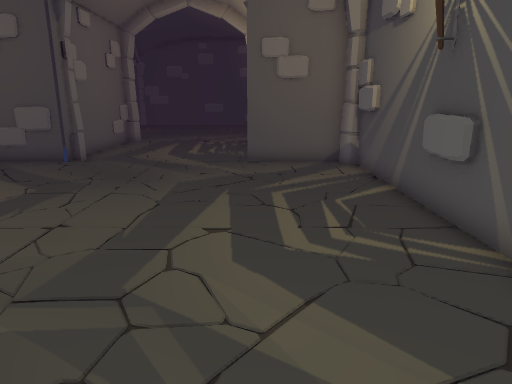
view 1 (above)

12 first-person views from a walk through a Unity game level. The camera is 1.2 m above the floor, tilts 14° down and sees 70° across. The floor is counted in squares, 0.5 m on a side. Each view is taken from the middle of a square. On the plan, view 1 faces up. The plan holds only what a view shows up to about 20 squares ahead; the rest is blank. The place goes on beyond the plan. The player is left out.

view 2
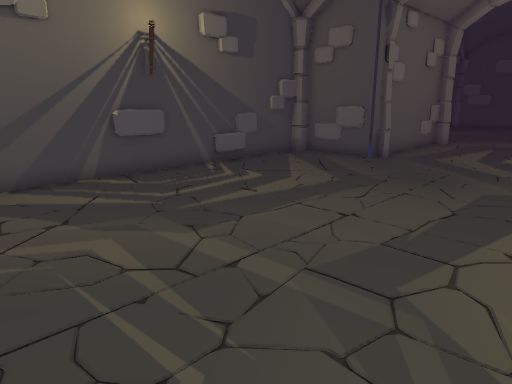

view 3
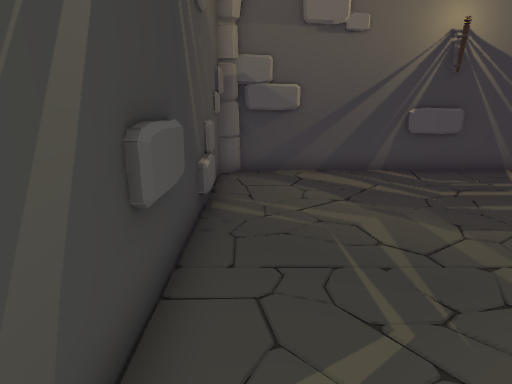

view 4
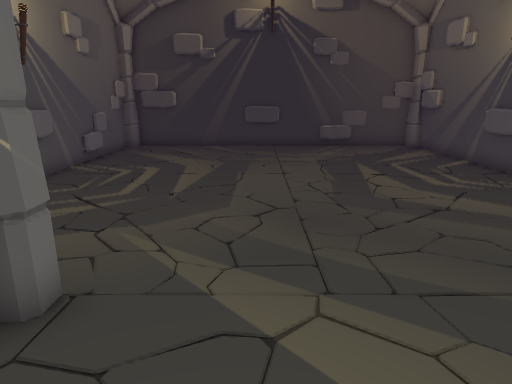

view 5
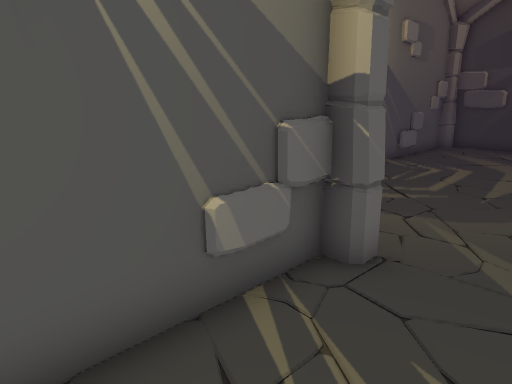

view 6
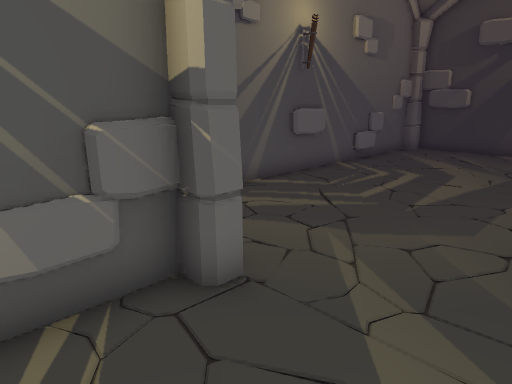

view 7
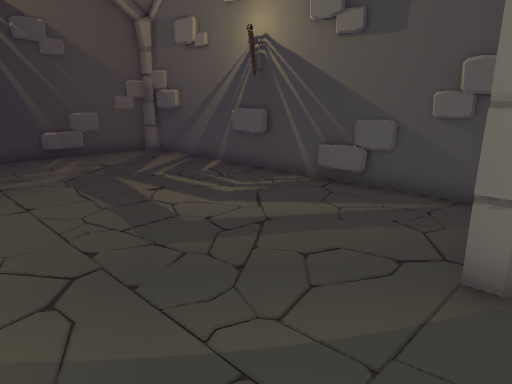

view 8
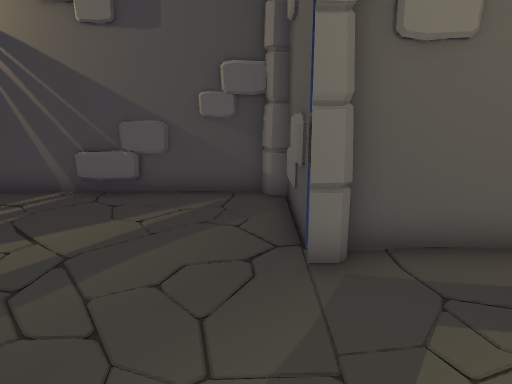

view 9
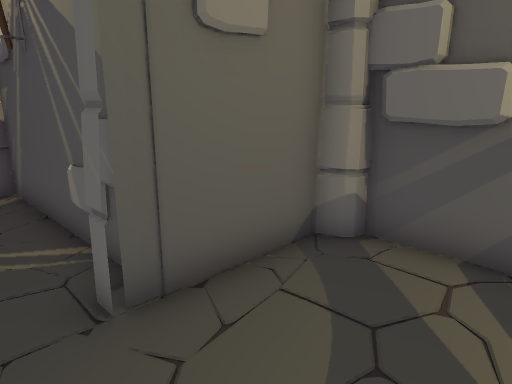

view 10
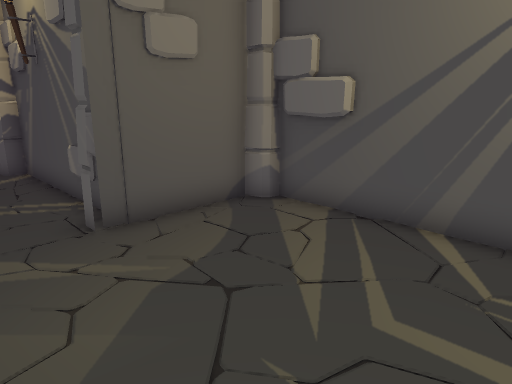

view 11
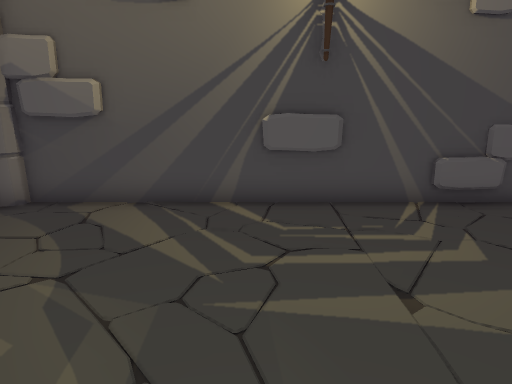

view 12
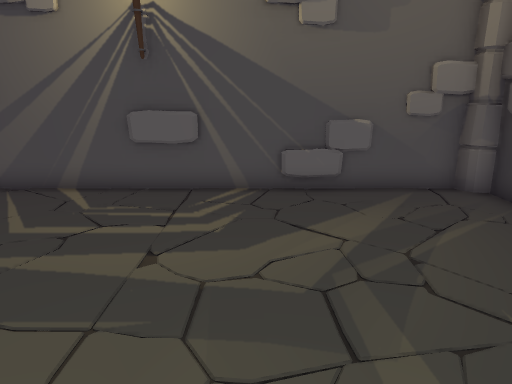

### Floor plan
Points are (right, up) in squares from view 1. A wall is a line through its corners. A room is listed if a view was taken in it or the views show most of it. See-through windows are left out.
Room 1 (views 1, 2, 3, 4, 5, 6, 7, 8, 9, 10, 11, 12)
walls: (-8.2, 14.8) (-8.7, 14.7); (0.2, 15.5) (0.2, 20.5); (-11.5, 7) (-11.5, 5.2); (-7.6, 16.5) (-7.7, 16); (3.8, 12.1) (3.8, 14.2); (-11.4, 13.5) (-11.6, 12.5); (3.5, 14.3) (3.5, 14.8) (0.4, 14.8); (3.6, 14.2) (3.4, 14.8); (-11.2, 14.8) (-11.3, 14.3); (-11.2, 14.9) (-11.3, 14.4); (-11.7, 14.4) (-11.7, -0.6); (-11.5, 14.9) (-11.5, 13.1); (-11.5, 1.4) (-11.5, -0.8); (-11.5, 0.5) (-11.4, 0); (1.4, -1) (3.4, -1) (3.5, -0.7) (3.8, -0.6) (3.7, 0.3); (3.8, 0) (3.9, 1); (-7.7, 20.5) (-7.7, 14.8) (-11.9, 14.8); (-11.4, -0.6) (-11.3, -1); (3.4, -1) (3.5, -0.7); (3.8, -0.8) (3.8, 0.4); (-11.5, -1.2) (3.4, -1.2); (4, -1.1) (4, 14.3)
low walls: (-11.5, 11.8) (-11.5, 10.5); (0, 16) (0.1, 16.4); (3.8, 6.6) (3.8, 8.4); (3.8, 2.8) (3.8, 4.2); (-4.2, -1) (-2.5, -1); (-8.1, -1) (-6.5, -1)
objects: other object (-7, 15); other object (-1, 15) to (0, 15)

Where each view was taken, in squares from view 1:
view 1: 0 up, 0 right, facing up
view 2: 0 up, 0 right, facing up-left
view 3: 0 up, 1 right, facing left
view 4: 19 up, 3 left, facing down
view 5: 20 up, 3 left, facing down-right
view 6: 18 up, 4 left, facing down-right
view 7: 16 up, 2 left, facing down-left
view 8: 14 up, 2 left, facing left
view 9: 11 up, 2 left, facing up-right
view 10: 8 up, 3 left, facing up-right
view 11: 5 up, 3 left, facing left
view 12: 5 up, 6 left, facing right
